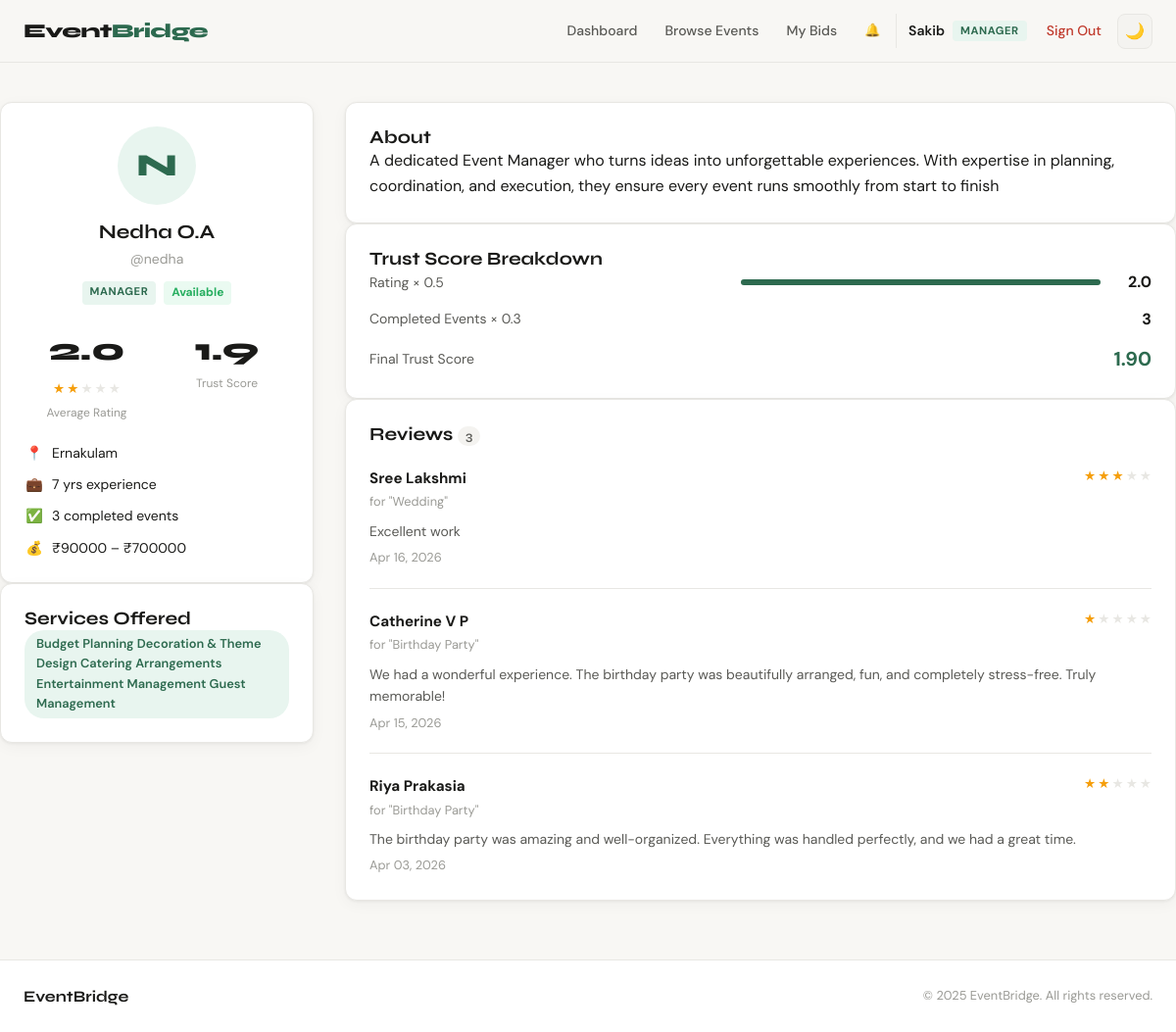
/users/manager/9/ (signed in), run on the app's committed database.
### apps/users/models.py (models this page shows, shortened)
class CustomUser(AbstractUser):
    ROLE_CHOICES = [
        ('admin', 'Admin'),
        ('customer', 'Customer'),
        ('manager', 'Manager'),
    ]
    role = models.CharField(max_length=20, choices=ROLE_CHOICES, default='customer')
    phone = models.CharField(max_length=20, blank=True)
    city = models.CharField(max_length=100, blank=True)

class ManagerProfile(models.Model):
    user = models.OneToOneField(
        CustomUser, on_delete=models.CASCADE, related_name='manager_profile'
    )
    bio = models.TextField(blank=True)
    services_offered = models.TextField(help_text="Comma-separated list of services")
    price_min = models.DecimalField(max_digits=10, decimal_places=2, default=0)
    price_max = models.DecimalField(max_digits=10, decimal_places=2, default=0)
    location = models.CharField(max_length=200)
    experience_years = models.PositiveIntegerField(default=0)
    completed_events = models.PositiveIntegerField(default=0)
    cancelled_events = models.PositiveIntegerField(default=0)
    average_rating = models.DecimalField(max_digits=3, decimal_places=2, default=0.00)
    trust_score = models.DecimalField(max_digits=5, decimal_places=2, default=0.00)
    is_available = models.BooleanField(default=True)
    created_at = models.DateTimeField(auto_now_add=True)
    updated_at = models.DateTimeField(auto_now=True)
    def get_services_list(self):
        return [s.strip() for s in self.services_offered.split(',') if s.strip()]

class Review(models.Model):
    reviewer = models.ForeignKey(
        CustomUser, on_delete=models.CASCADE, related_name='given_reviews'
    )
    manager = models.ForeignKey(
        CustomUser, on_delete=models.CASCADE, related_name='received_reviews'
    )
    event = models.ForeignKey(
        'events.Event', on_delete=models.CASCADE, related_name='reviews'
    )
    rating = models.PositiveSmallIntegerField(choices=[(i, i) for i in range(1, 6)])
    comment = models.TextField()
    created_at = models.DateTimeField(auto_now_add=True)
    class Meta:
        unique_together = ('reviewer', 'event')

### apps/events/models.py (models this page shows, shortened)
class Event(models.Model):
    STATUS_CHOICES = [
        ('open', 'Open for Bids'),
        ('in_review', 'Reviewing Bids'),
        ('assigned', 'Manager Assigned'),
        ('in_progress', 'In Progress'),
        ('completed', 'Completed'),
        ('cancelled', 'Cancelled'),
    ]
    organizer = models.ForeignKey(
        settings.AUTH_USER_MODEL,
        on_delete=models.CASCADE,
        related_name='organized_events'
    )
    title = models.CharField(max_length=200)
    description = models.TextField()
    category = models.ForeignKey(Category, on_delete=models.SET_NULL, null=True, related_name='events')
    budget = models.DecimalField(max_digits=10, decimal_places=2)
    location = models.CharField(max_length=200)
    event_date = models.DateField()
    status = models.CharField(max_length=20, choices=STATUS_CHOICES, default='open')
    assigned_manager = models.ForeignKey(
        settings.AUTH_USER_MODEL,
        on_delete=models.SET_NULL,
        null=True, blank=True,
        related_name='assigned_events'
    )
    created_at = models.DateTimeField(auto_now_add=True)
    updated_at = models.DateTimeField(auto_now=True)
    class Meta:
        ordering = ['-created_at']

### apps/users/views.py (the view)
# urls.py: path('manager/<int:manager_id>/', views.manager_profile_view, name='manager_profile'),
@login_required
def manager_profile_view(request, manager_id):
    manager = get_object_or_404(CustomUser, id=manager_id, role='manager')
    profile = get_object_or_404(ManagerProfile, user=manager)
    reviews = Review.objects.filter(manager=manager).select_related('reviewer', 'event').order_by('-created_at')
    return render(request, 'users/manager_profile.html', {
        'manager': manager,
        'profile': profile,
        'reviews': reviews,
    })

### templates/users/manager_profile.html (shortened to what this page needs)
{% extends 'base.html' %}
{% block content %}
<div class="container profile-page">
    <div class="profile-grid">
        <div class="profile-sidebar">
            <div class="card profile-card">
                <div class="profile-avatar-lg">{{ manager.username|first|upper }}</div>
                <h2 class="profile-name">{{ manager.get_full_name|default:manager.username }}</h2>
                <p class="profile-username">@{{ manager.username }}</p>
                <div class="profile-badges">
                    <span class="user-role-badge role-manager">Manager</span>
                    {% if profile.is_available %}
                    <span class="badge-green">Available</span>
                    {% else %}
                    <span class="badge-red">Unavailable</span>
                    {% endif %}
                </div>
                <div class="profile-scores">
                    <div class="score-item">
                        <div class="score-big">{{ profile.average_rating|floatformat:1 }}</div>
                        <div class="score-stars">
                            {% for i in "12345" %}
                            <span class="star {% if forloop.counter <= profile.average_rating|floatformat:0|add:'0' %}star-filled{% endif %}">★</span>
                            {% endfor %}
                        </div>
                        <div class="score-sub">Average Rating</div>
                    </div>
                    <div class="score-item">
                        <div class="score-big">{{ profile.trust_score|floatformat:1 }}</div>
                        <div class="score-sub">Trust Score</div>
                    </div>
                </div>
                <div class="profile-meta-list">
                    <div class="pml-item"><span>📍</span><span>{{ profile.location }}</span></div>
                    <div class="pml-item"><span>💼</span><span>{{ profile.experience_years }} yrs experience</span></div>
                    <div class="pml-item"><span>✅</span><span>{{ profile.completed_events }} completed events</span></div>
                    <div class="pml-item"><span>💰</span><span>₹{{ profile.price_min|floatformat:0 }} – ₹{{ profile.price_max|floatformat:0 }}</span></div>
                </div>
            </div>
            <div class="card">
                <h3>Services Offered</h3>
                <div class="services-tags">
                    {% for service in profile.get_services_list %}
                    <span class="service-tag">{{ service }}</span>
                    {% endfor %}
                </div>
            </div>
        </div>
        <div class="profile-main">
            {% if profile.bio %}
            <div class="card">
                <h3>About</h3>
                <p>{{ profile.bio }}</p>
            </div>
            {% endif %}
            <div class="card">
                <h3>Trust Score Breakdown</h3>
                <div class="trust-breakdown">
                    <div class="trust-item">
                        <span>Rating × 0.5</span>
                        <div class="trust-bar">
                            <div class="trust-fill" style="width:{{ profile.average_rating|floatformat:0|add:'0'|divisibleby:1 }}%"></div>
                        </div>
                        <strong>{{ profile.average_rating|floatformat:1 }}</strong>
                    </div>
                    <div class="trust-item">
                        <span>Completed Events × 0.3</span>
                        <strong>{{ profile.completed_events }}</strong>
                    </div>
                    <div class="trust-item">
                        <span>Final Trust Score</span>
                        <strong class="accent">{{ profile.trust_score|floatformat:2 }}</strong>
                    </div>
                </div>
            </div>
            <div class="card">
                <div class="section-row">
                    <h3>Reviews <span class="badge-count">{{ reviews.count }}</span></h3>
                </div>
                {% if reviews %}
                <div class="reviews-list">
                    {% for review in reviews %}
                    <div class="review-item">
                        <div class="review-header">
                            <div class="reviewer-info">
                                <strong>{{ review.reviewer.get_full_name|default:review.reviewer.username }}</strong>
                                <span class="review-event">for "{{ review.event.title }}"</span>
                            </div>
                            <div class="review-rating">
                                {% for i in "12345" %}
                                <span class="star {% if forloop.counter <= review.rating %}star-filled{% endif %}">★</span>
                                {% endfor %}
                            </div>
                        </div>
                        <p class="review-comment">{{ review.comment }}</p>
                        <div class="review-date">{{ review.created_at|date:"M d, Y" }}</div>
                    </div>
                    {% endfor %}
                </div>
                {% else %}
                <div class="empty-state">
                    <div class="empty-icon">💬</div>
                    <p>No reviews yet for this manager.</p>
                </div>
                {% endif %}
            </div>
        </div>
    </div>
</div>
{% endblock %}

### templates/base.html (shortened to what this page needs)
<!DOCTYPE html>
<html lang="en" data-theme="light">
<head>
    <link rel="stylesheet" href="/static/css/main.css">
</head>
<body>
<nav class="navbar">
    <div class="nav-inner">
        <a href="/" class="nav-logo">Event<span>Bridge</span></a>
        <div class="nav-links">
            {% if user.is_authenticated %}
                {% if user.role == 'customer' %}
                    <a href="{% url 'customer_dashboard' %}" class="nav-link">Dashboard</a>
                    <a href="{% url 'my_events' %}" class="nav-link">My Events</a>
                    <a href="{% url 'create_event' %}" class="nav-link nav-cta">+ New Event</a>
                {% elif user.role == 'manager' %}
                    <a href="{% url 'manager_dashboard' %}" class="nav-link">Dashboard</a>
                    <a href="{% url 'available_events' %}" class="nav-link">Browse Events</a>
                    <a href="{% url 'my_bids' %}" class="nav-link">My Bids</a>
                {% else %}
                    <a href="{% url 'admin_dashboard' %}" class="nav-link">Admin Panel</a>
                    <a href="{% url 'manage_users' %}" class="nav-link">Users</a>
                    <a href="{% url 'all_events_admin' %}" class="nav-link">Events</a>
                    <a href="{% url 'manage_categories' %}" class="nav-link">Categories</a>
                {% endif %}
                <a href="{% url 'notifications' %}" class="nav-link notif-link">
                    🔔 <span id="notif-badge" class="notif-badge hidden">0</span>
                </a>
                <div class="nav-user">
                    <span class="user-name">{{ user.first_name|default:user.username }}</span>
                    <span class="user-role-badge role-{{ user.role }}">{{ user.role }}</span>
                    <a href="{% url 'logout' %}" class="nav-link logout-btn">Sign Out</a>
                </div>
            {% else %}
                <a href="{% url 'login' %}" class="nav-link">Sign In</a>
                <a href="{% url 'register_customer' %}" class="nav-link nav-cta">Get Started</a>
            {% endif %}
            <button class="theme-toggle" id="themeToggle" title="Toggle dark mode">🌙</button>
        </div>
    </div>
</nav>
<div class="content-wrap">
    {% block content %}{% endblock %}
</div>
<footer class="footer">
    <div class="footer-inner">
        <span class="footer-brand">Event<strong>Bridge</strong></span>
        <span class="footer-copy">© 2025 EventBridge. All rights reserved.</span>
    </div>
</footer>
</body>
</html>

### data on the page
CustomUser: first_name "Sakib", role "MANAGER"
CustomUser: username|first "N", get_full_name "Nedha O.A", username "nedha"
ManagerProfile: average_rating "2.0", trust_score "1.9", location "Ernakulam", experience_years "7", completed_events "3", price_min "90000", price_max "700000", get_services_list "Budget Planning Decoration & Theme Design Catering Arrangements Entertainment Management Guest Management", bio "A dedicated Event Manager who turns ideas into unforgettable experiences. With expertise in planning, coordination, and execution, they ensure every event runs smoothly from start to finish", trust_score "1.90"
Review: reviewer.get_full_name "Sree Lakshmi", event "Wedding", comment "Excellent work", created_at "Apr 16, 2026"
Review: reviewer.get_full_name "Catherine V P", event "Birthday Party", comment "We had a wonderful experience. The birthday party was beautifully arranged, fun, and completely stress-free. Truly memorable!", created_at "Apr 15, 2026"
Review: reviewer.get_full_name "Riya Prakasia", event "Birthday Party", comment "The birthday party was amazing and well-organized. Everything was handled perfectly, and we had a great time.", created_at "Apr 03, 2026"

### other printed values
{{ reviews.count }} "3"
